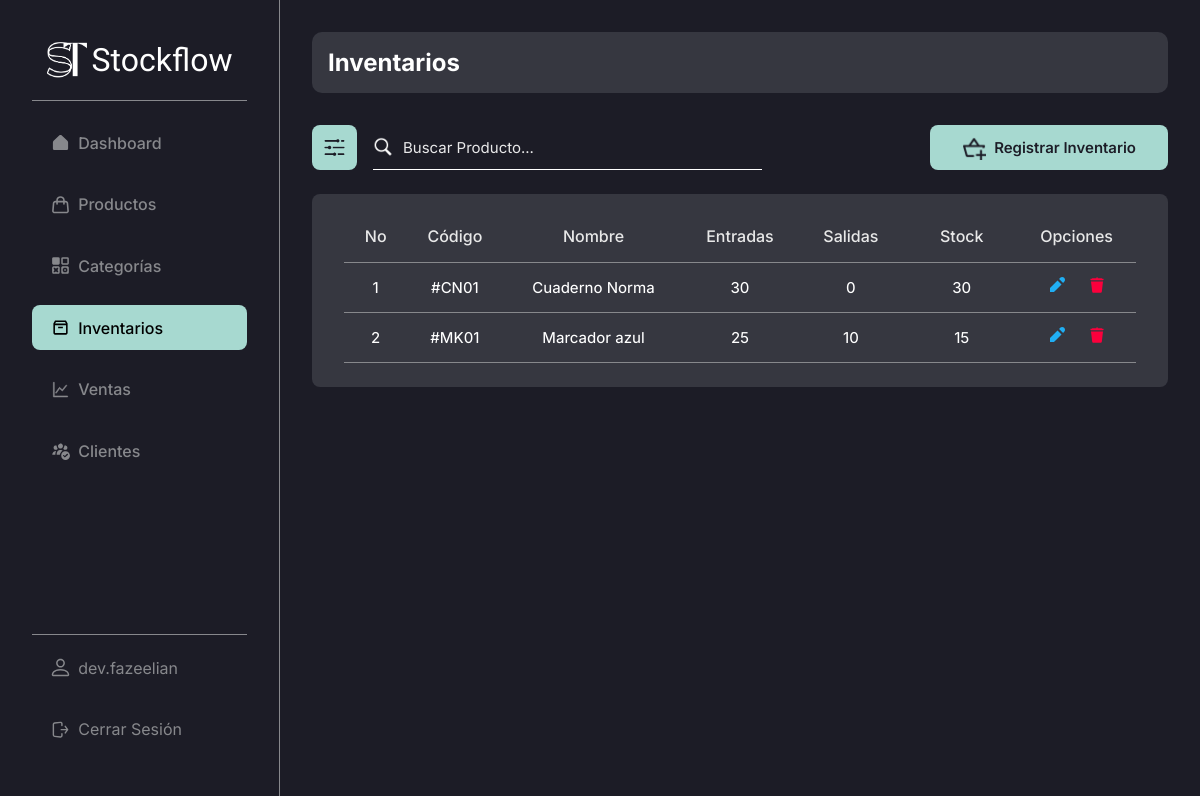
Page /admin/inventories/ (signed in) on the committed database.
### stockflow/models.py (models this page shows, shortened)
class User(db.Model):
    id = db.Column(db.Integer, primary_key = True) # Primary key
    email = db.Column(db.String(255), unique = True, nullable = False)
    username = db.Column(db.String(20), unique = True, nullable = False)
    names = db.Column(db.String(50), nullable = True, default="")
    last_names = db.Column(db.String(50), nullable = True, default="")
    password = db.Column(db.Text, nullable = False)
    profile_photo = db.Column(db.String(255), nullable=True, default="")

class Inventory(db.Model):
    id = db.Column(db.Integer, primary_key = True) # Primary key
    created_by = db.Column(db.Integer, db.ForeignKey("user.id"), nullable = False) # Foreign key
    product_id = db.Column(db.Integer, db.ForeignKey("product.id"), nullable = False) # Foreign key
    inflows = db.Column(db.Integer, nullable = False)
    outflows = db.Column(db.Integer, nullable = True, default = 0)
    stock = db.Column(db.Integer, nullable = False, default = 0)
    product = db.relationship('Product', backref='inventory', lazy=True)

class Product(db.Model):
    id = db.Column(db.Integer, primary_key = True) # Primary key
    created_by = db.Column(db.Integer, db.ForeignKey("user.id"), nullable = False) # Foreign key
    name = db.Column(db.String(100), nullable = False)
    code = db.Column(db.String(10), nullable=False)
    category_id = db.Column(db.Integer, db.ForeignKey("category.id"), nullable = False) # Foreign key
    price = db.Column(db.Integer, nullable = False)
    image = db.Column(db.String(255), nullable = True)
    category = db.relationship('Category', backref='products', lazy=True)

### stockflow/modules/inventory.py (the view)
@bp.route("/", methods = ("GET", "POST"))
@login_required
def index():
    query = ""
    inventories = []
    if request.method == "POST":
        query = request.form.get("searchInventory", "")
        inventories = Inventory.query.join(Product).filter(
            (
                Product.name.ilike(f"%{query}%") |  # Searching by product name
                Product.code.ilike(f"%{query}%")    # Searching by product code
            )
        ).all()
    else:
        inventories = Inventory.query.filter(Inventory.created_by == g.user.id).all()
    return render_template("modules/inventories/index.html", inventories = inventories, query=query)

### stockflow/auth.py (called while the page is built)
def login_required(view):
    @functools.wraps(view)
    def wrapped_view(**kwargs):
        if g.user is None:
            message = "Debes iniciar sesión"
            flash(message)
            return redirect(url_for("auth.login"))
        return view(**kwargs)
    return wrapped_view

@bp.before_app_request # Execute the next function in every request, every page
def load_logged_in_user():
    user_id = session.get("user_id")
    if user_id is None:
        g.user = None
    else:
        g.user = User.query.get_or_404(user_id)

### stockflow/templates/modules/inventories/index.html (shortened to what this page needs)
{% extends 'base-admin.html' %}
{% block content %}
    <head>
        <link rel="stylesheet" href="{{ url_for('static', filename='css/modules/inventories.css') }}">
    </head>
    <div class="content-group inter bg-black-light">
        <h2 class="color-white inter">Inventarios</h2>
    </div>
    <div class="top-page">
        <div class="cont-search">
            <button class="btn-search-filter bg-turquese-light-blue">
                <img src="{{ url_for('static', filename='img/icons/filter.png') }}" alt="">
            </button>
            <form action="{{ url_for('admin/inventories.index') }}" method="post" class="search-bar">
                <img src="{{ url_for('static', filename='img/icons/search.png') }}" alt="">
                <input type="text" class="color-white inter" name="searchInventory" value="{{ query }}" id="search" placeholder="Buscar Producto...">
            </form>
        </div>
        <div class="cont-create" style="gap: 1rem;">
            <a href="{{ url_for('admin/inventories.new') }}" class="btn-create bg-turquese-light-blue color-black inter">
                <img src="{{ url_for('static', filename='img/icons/add-inventory.png') }}" alt="">
                <h2>Registrar Inventario</h2>
            </a>
        </div>
    </div>
    <table class="table inter bg-black-light">
        <thead>
            <tr class="thead color-white-gray">
                <th class="th th-no-inv">No</th>
                <th class="th th-code-inv">Código</th>
                <th class="th th-name-inv">Nombre</th>
                <th class="th th-inflows-inv">Entradas</th>
                <th class="th th-outflows-inv">Salidas</th>
                <th class="th th-stock-inv">Stock</th>
                <th class="th th-options-inv">Opciones</th>
            </tr>
        </thead>
        <tbody>
            {% if inventories %}
                {% for inventory in inventories | reverse %}
                    {% if g.user.id == inventory.created_by %}
                        <tr class="tbody">
                            <td class="td td-no-inv">{{ loop.index }}</td>
                            <td class="td td-code-inv">#{{ inventory.product.code }}</td>
                            <td class="td td-name-inv">{{ inventory.product.name }}</td>
                            <td class="td td-inflows-inv">{{ inventory.inflows }}</td>
                            <td class="td td-outflows-inv">{{ inventory.outflows }}</td>
                            <td class="td td-stock-inv">{{ inventory.stock }}</td>
                            <td class="td td-options-inv">
                                <a href="{{ url_for('admin/inventories.update', id = inventory.id) }}">
                                    <svg
                                        xmlns="http://www.w3.org/2000/svg"
                                        viewBox="0 0 16 16"
                                        fill="#20AEF3"
                                    >
                                        <path
                                            d="M12.527 7.473L8.527 3.473 1 11 1 15 5 15zM11.172.828l-1.065 1.065 4 4 1.065-1.065c1.105-1.105 1.105-2.895 0-4l0 0C14.067-.276 12.276-.276 11.172.828z"
                                        />
                                    </svg>
                                </a>
                                <a href="{{ url_for('admin/inventories.delete', id = inventory.id) }}">
                                </a>
                            </td>
                        </tr>
                        {% else %}
                        <tr class="tbody">
                            <td class="td" style="width: 100%;">No hay inventarios registrados por ti.</td>
                        </tr>
                    {% endif %}
                {% endfor %}
            {% endif %}
        </tbody>
    </table>
{% endblock %}

### stockflow/templates/base-admin.html (shortened to what this page needs)
<!DOCTYPE html>
<html lang="es">
<head>
    <link rel="stylesheet" href="{{ url_for('static', filename='css/global.css') }}">
    <link rel="stylesheet" href="{{ url_for('static', filename='css/base.css') }}">
    <link rel="stylesheet" href="{{ url_for('static', filename='css/tables.css') }}">
    <link rel="stylesheet" href="{{ url_for('static', filename='css/search.css') }}">
    <link rel="stylesheet" href="{{ url_for('static', filename='css/form.css') }}">
</head>
<body>
    <aside class="side-bar inter bg-black br-gray-1">
        <section class="side-bar-main">
            <h1 class="afacad">
                <a href="{{ url_for('admin.dashboard') }}" class="color-white">
                    <img src="{{ url_for('static', filename='img/logo.png') }}" alt="">
                    Stockflow
                </a>
            </h1>
            <br>
            <div class="side-bar-divider" />
            <nav class="side-nav-bar">
                <a
                    href="{{ url_for('admin.dashboard') }}"
                    class="item-side-nav-bar inter {% if request.endpoint == 'admin.dashboard' %}item-side-nav-bar--active{% endif %}"
                >
                    Dashboard
                </a>
                <a
                    href="{{ url_for('admin/products.index') }}"
                    class="item-side-nav-bar inter {% if request.endpoint == 'admin/products.index' %}item-side-nav-bar--active{% endif %}"
                >
                    Productos
                </a>
                <a
                    href="{{ url_for('admin/products/categories.index') }}"
                    class="item-side-nav-bar inter {% if request.endpoint == 'admin/products/categories.index' %}item-side-nav-bar--active{% endif %}"
                >
                    Categorías
                </a>
                <a
                    href="{{ url_for('admin/inventories.index') }}"
                    class="item-side-nav-bar inter {% if request.endpoint == 'admin/inventories.index' %}item-side-nav-bar--active{% endif %}"
                >
                    Inventarios
                </a>
                <a
                    href="{{ url_for('admin/sales.index') }}"
                    class="item-side-nav-bar inter {% if request.endpoint == 'admin/sales.index' %}item-side-nav-bar--active{% endif %}"
                >
                    Ventas
                </a>
                <a
                    href="{{ url_for('admin/customers.index') }}"
                    class="item-side-nav-bar inter {% if request.endpoint == 'admin/customers.index' %}item-side-nav-bar--active{% endif %}"
                >
                    Clientes
                </a>
            </nav>
        </section>
        <footer class="side-bar-footer" style="flex-direction: column;">
            <a
                href="{{ url_for('admin.profile') }}"
                class="item-side-nav-bar inter {% if request.endpoint == 'admin.profile' %}item-side-nav-bar--active{% endif %}"
            >
                {{ g.user.username }}
            </a>
            <a href="{{ url_for('auth.logout') }}" class="item-side-nav-bar inter">
                Cerrar Sesión
            </a>
        </footer>
    </aside>
    <main class="page-content bg-black">
        {% block content %}{% endblock %}
    </main>
</body>
</html>

### stockflow/static/css/global.css (style rules this page uses)
* { box-sizing: border-box; padding: 0; margin: 0; }
body { display: flex; width: 100%; height: 100%; }
a { text-decoration: none; }
.page-content { display: flex; width: 100%; height: 100%; min-height: 100vh; margin-left: 280px; flex-direction: column; color: white; padding: 2rem; }
.content-group { display: flex; width: 100%; padding: 1rem; border-radius: 10px; }
.bg-black { background-color: #1C1C26; }
.bg-black-light { background-color: #363740; }
.bg-turquese-light-blue { background-color: #A7D9D0; }
.color-black { color: #1C1C26; }
.color-white { color: #FFF; }
.color-white-gray { color: #E8E8E8; }
.inter { font-family: "Inter", sans-serif; font-optical-sizing: auto; font-style: normal; }
.afacad { font-family: "Afacad", sans-serif; font-optical-sizing: auto; font-style: normal; }
.br-gray-1 { border-right: 1px solid #87888C; }

### stockflow/static/css/base.css (style rules this page uses)
.side-bar { display: flex; position: fixed; z-index: 1; top: 0; left: 0; width: 280px; flex-direction: column; height: 100vh; padding: 2.5rem 2rem 2rem; justify-content: space-between; }
.side-bar h1 { text-align: center; font-weight: 500; }
.side-bar h1 a { display: flex; font-size: 2.3rem; align-items: center; justify-content: center; gap: 5px; }
.side-bar h1 a img { width: 40px; height: 40px; }
.side-bar-main { display: flex; width: 100%; height: auto; flex-direction: column; }
.side-nav-bar { display: flex; width: 100%; height: auto; list-style: none; flex-direction: column; margin-top: 20px; }
.side-nav-bar a { font-weight: 500; }
.item-side-nav-bar, .item-side-nav-bar--active { display: flex; width: 100%; height: auto; padding: 1rem 1.5rem 1rem; border-radius: 8px; margin-bottom: 1rem; text-decoration: none; align-items: center; gap: 10px; }
.item-side-nav-bar { color: #87888C; }
.item-side-nav-bar--active { color: black; background-color: #A7D9D0; }
.item-side-nav-bar--active svg { color: black !important; }
.item-side-nav-bar svg, .item-side-nav-bar--active svg { width: 20px; height: 20px; }
.item-side-nav-bar svg { color: #87888C !important; }
.side-bar-divider { display: flex; width: 100%; height: 1px; background-color: #87888C; }
.side-bar-footer { display: flex; width: 100%; min-height: 1px; border-top: 1px solid #87888C; align-items: center; justify-content: center; padding-top: 10px; }
@media screen and (max-width: 1440px) { .side-bar h1 a { font-size: 2rem; } }
@media screen and (max-width: 1440px) { .item-side-nav-bar, .item-side-nav-bar--active { padding: 0.8rem 1.2rem 0.8rem; gap: 8px; } }
@media screen and (max-width: 1440px) { .item-side-nav-bar svg, .item-side-nav-bar--active svg { width: 19px; height: 19px; } }

### stockflow/static/css/tables.css (style rules this page uses)
.table { display: flex; width: 100%; height: auto; margin: 2rem 0 2rem; flex-direction: column; border-radius: 8px; padding: 0 1.7rem 2rem; }
.thead { display: flex; width: 100%; height: auto; justify-content: space-between; padding: 1rem 0 0; border-bottom: 1px solid #87888C; }
.th { display: flex; width: auto; height: auto; padding: 1rem; font-size: 18px; justify-content: center; align-items: center; font-weight: 500; }
.tbody { display: flex; width: 100%; height: 100%; justify-content: space-between; border-bottom: 1px solid #87888C; }
.td { display: flex; width: auto; height: auto; font-size: 16px; justify-content: center; align-items: center; text-align: center; padding: 1rem 0 1rem; font-weight: 450; }
.td svg { width: 18px; height: 18px; }
@media screen and (max-width: 1440px) { .table { margin: 1.5rem 0 1.5rem; padding: 0 2rem 1.5rem; } }
@media screen and (max-width: 1440px) { .th { font-size: 16px; } }
@media screen and (max-width: 1440px) { .td { font-size: 15px; padding: 0.9rem 0 0.9rem; } }
@media screen and (max-width: 1440px) { .td svg { width: 16px; height: 16px; } }

### stockflow/static/css/modules/inventories.css (style rules this page uses)
.th-no-inv, .td-no-inv { width: 8%; }
.th-code-inv, .td-code-inv { width: 12%; }
.th-name-inv, .td-name-inv { width: 23%; }
.th-inflows-inv, .td-inflows-inv { width: 14%; }
.th-outflows-inv, .td-outflows-inv { width: 14%; }
.th-stock-inv, .td-stock-inv { width: 14%; }
.th-options-inv, .td-options-inv { width: 15%; }
.td-options-inv { gap: 1.5rem; }

### rows in the picture
User: user.username "dev.fazeelian"
Inventory: product.code "CN01", product.name "Cuaderno Norma", inflows "30", outflows "0", stock "30"
Inventory: product.code "MK01", product.name "Marcador azul", inflows "25", outflows "10", stock "15"
